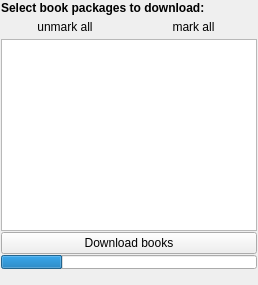
         <widget class="QWidget" name="download">
          <layout class="QVBoxLayout" name="verticalLayout_20">
           <property name="spacing">
            <number>1</number>
           </property>
           <property name="margin">
            <number>1</number>
           </property>
           <item>
            <widget class="QLabel" name="label_4">
             <property name="font">
              <font>
               <weight>75</weight>
               <bold>true</bold>
              </font>
             </property>
             <property name="autoFillBackground">
              <bool>false</bool>
             </property>
             <property name="text">
              <string>Select book packages to download:</string>
             </property>
             <property name="wordWrap">
              <bool>true</bool>
             </property>
            </widget>
           </item>
           <item>
            <layout class="QHBoxLayout" name="horizontalLayout_17">
             <property name="spacing">
              <number>1</number>
             </property>
             <item>
              <widget class="QPushButton" name="unmarkAllBTN_2">
               <property name="sizePolicy">
                <sizepolicy hsizetype="Minimum" vsizetype="Maximum">
                 <horstretch>0</horstretch>
                 <verstretch>0</verstretch>
                </sizepolicy>
               </property>
               <property name="text">
                <string>unmark all</string>
               </property>
               <property name="icon">
                <iconset resource="Orayta.qrc">
                 <normaloff>:/Icons/greyv.png</normaloff>:/Icons/greyv.png</iconset>
               </property>
               <property name="flat">
                <bool>true</bool>
               </property>
               <property name="margin" stdset="0">
                <number>1</number>
               </property>
              </widget>
             </item>
             <item>
              <widget class="QPushButton" name="markAllBTN_2">
               <property name="sizePolicy">
                <sizepolicy hsizetype="Minimum" vsizetype="Maximum">
                 <horstretch>0</horstretch>
                 <verstretch>0</verstretch>
                </sizepolicy>
               </property>
               <property name="toolTip">
                <string>Add all books to search</string>
               </property>
               <property name="text">
                <string>mark all</string>
               </property>
               <property name="icon">
                <iconset resource="Orayta.qrc">
                 <normaloff>:/Icons/greenv.png</normaloff>:/Icons/greenv.png</iconset>
               </property>
               <property name="flat">
                <bool>true</bool>
               </property>
              </widget>
             </item>
            </layout>
           </item>
           <item>
            <widget class="QListWidget" name="downloadListWidget">
             <property name="sizePolicy">
              <sizepolicy hsizetype="MinimumExpanding" vsizetype="MinimumExpanding">
               <horstretch>0</horstretch>
               <verstretch>0</verstretch>
              </sizepolicy>
             </property>
             <property name="layoutDirection">
              <enum>Qt::RightToLeft</enum>
             </property>
             <property name="frameShadow">
              <enum>QFrame::Plain</enum>
             </property>
             <property name="verticalScrollMode">
              <enum>QAbstractItemView::ScrollPerPixel</enum>
             </property>
             <property name="horizontalScrollMode">
              <enum>QAbstractItemView::ScrollPerPixel</enum>
             </property>
             <property name="resizeMode">
              <enum>QListView::Adjust</enum>
             </property>
            </widget>
           </item>
           <item>
            <widget class="QPushButton" name="downloadBTN">
             <property name="text">
              <string>Download books</string>
             </property>
            </widget>
           </item>
           <item>
            <widget class="QProgressBar" name="downloadPrgBar">
             <property name="sizePolicy">
              <sizepolicy hsizetype="Minimum" vsizetype="Fixed">
               <horstretch>0</horstretch>
               <verstretch>0</verstretch>
              </sizepolicy>
             </property>
             <property name="maximumSize">
              <size>
               <width>16777215</width>
               <height>14</height>
              </size>
             </property>
             <property name="value">
              <number>24</number>
             </property>
             <property name="textVisible">
              <bool>false</bool>
             </property>
            </widget>
           </item>
           <item>
            <widget class="QLabel" name="downloadInfo">
             <property name="text">
              <string/>
             </property>
            </widget>
           </item>
          </layout>
         </widget>
